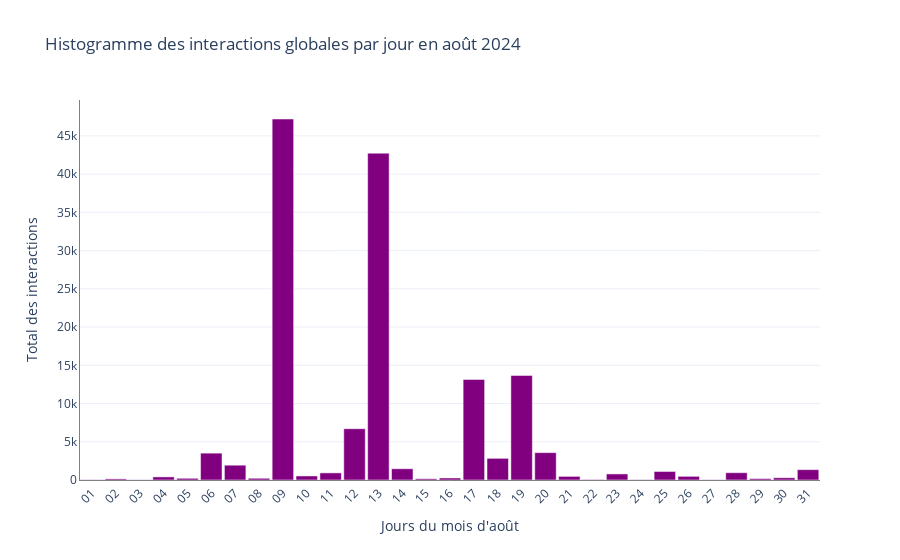

Notebook code for this chart:
### Markdown cell above
La structure est étonnante : en effet, alors que le nombre de tweets atteint les 2000 durant la deuxième semaine de novembre, contre 250 environ en août, les interactions sont beaucoup (et de loin) plus nombreuses en août que durant les autres mois de l'année. 

C'est pour cela que nous allons voir ce qui s'est passé en août pour essayer de comprendre ce qui a été aussi significatif. Pour ce faire, nous allons regarder le nombre total d'interactions par jour.

### Code cell
# Filtrer pour Août 2024
df_aout = df[(df['ConvertedDate'].dt.month == 8) & (df['ConvertedDate'].dt.year == 2024)].copy()

# Créer une colonne pour le total global des interactions 
df_aout['TotalInteractions'] = df_aout['Likes'] + df_aout['Repost'] + df_aout['Comments']

# Grouper par jour pour calculer les statistiques quotidiennes
daily_stats = df_aout.groupby(df_aout['ConvertedDate'].dt.date).agg(
    TotalLikes=('Likes', 'sum'),
    TotalViews=('Views', 'sum'),
    TotalRepost=('Repost', 'sum'),
    TotalComments=('Comments', 'sum'),
    Total=('TotalInteractions', 'sum'),
    NombreTweets=('ConvertedDate', 'size') 
).reset_index()

# Reconvertir la colonne ConvertedDate en datetime après le groupby
daily_stats['ConvertedDate'] = pd.to_datetime(daily_stats['ConvertedDate'])

# Création du graphique
fig = go.Figure()

# Ajout d'un histogramme pour le total des interactions
fig.add_trace(go.Bar(
    x=daily_stats['ConvertedDate'],
    y=daily_stats['Total'],
    marker_color='purple',
    name='Total Global des Interactions'
))

# on personnalise le graphique
fig.update_layout(
    title="Histogramme des interactions globales par jour en août 2024",
    xaxis=dict(
        title="Jours du mois d'août",
        tickvals=daily_stats['ConvertedDate'],
        ticktext=daily_stats['ConvertedDate'].dt.strftime('%d'),
        tickangle=-45,
        showline=True,           # Ajouter une ligne pour l'axe X
        linecolor="gray",       # Couleur grise pour l'axe
        linewidth=1            # Épaisseur 
    ),
    yaxis=dict(
        title="Total des interactions",
        showline=True,           # Ajouter une ligne pour l'axe Y
        linecolor="gray",       # Couleur grise pour l'axe
        linewidth=1            # Épaisseur
    ),
    bargap=0.1,
    template="plotly_white",
    plot_bgcolor="white",  # Fond blanc pour le graphique
    hovermode="x unified",
    legend=dict(
        title="Légende",
        x=0.01, y=0.99,
        bgcolor='rgba(255,255,255,0.7)',
        bordercolor='black',
        borderwidth=1
    )
)

# Afficher le graphique
fig.show()

### Figure 1 — Plotly figure (JSON) as saved in the notebook; plotly's stock layout.template omitted (floating-point values rounded to 4 significant figures)
{"data": [{"marker": {"color": "purple"}, "name": "Total Global des Interactions", "type": "bar", "x": ["2024-08-01T00:00:00", "2024-08-02T00:00:00", "2024-08-03T00:00:00", "2024-08-04T00:00:00", "2024-08-05T00:00:00", "2024-08-06T00:00:00", "2024-08-07T00:00:00", "2024-08-08T00:00:00", "2024-08-09T00:00:00", "2024-08-10T00:00:00", "2024-08-11T00:00:00", "2024-08-12T00:00:00", "2024-08-13T00:00:00", "2024-08-14T00:00:00", "2024-08-15T00:00:00", "2024-08-16T00:00:00", "2024-08-17T00:00:00", "2024-08-18T00:00:00", "2024-08-19T00:00:00", "2024-08-20T00:00:00", "2024-08-21T00:00:00", "2024-08-22T00:00:00", "2024-08-23T00:00:00", "2024-08-24T00:00:00", "2024-08-25T00:00:00", "2024-08-26T00:00:00", "2024-08-27T00:00:00", "2024-08-28T00:00:00", "2024-08-29T00:00:00", "2024-08-30T00:00:00", "2024-08-31T00:00:00"], "y": [26, 148, 19, 405, 223, 3513, 1937, 226, 47209, 529, 931, 6705, 42740, 1471, 160, 266, 13150, 2833, 13675, 3579, 473, 57, 792, 34, 1116, 479, 25, 953, 182, 294, 1353]}], "layout": {"bargap": 0.1, "hovermode": "x unified", "legend": {"bgcolor": "rgba(255,255,255,0.7)", "bordercolor": "black", "borderwidth": 1, "title": {"text": "Légende"}, "x": 0.01, "y": 0.99}, "plot_bgcolor": "white", "title": {"text": "Histogramme des interactions globales par jour en août 2024"}, "xaxis": {"linecolor": "gray", "linewidth": 1, "showline": true, "tickangle": -45, "ticktext": ["01", "02", "03", "04", "05", "06", "07", "08", "09", "10", "11", "12", "13", "14", "15", "16", "17", "18", "19", "20", "21", "22", "23", "24", "25", "26", "27", "28", "29", "30", "31"], "tickvals": ["2024-08-01T00:00:00", "2024-08-02T00:00:00", "2024-08-03T00:00:00", "2024-08-04T00:00:00", "2024-08-05T00:00:00", "2024-08-06T00:00:00", "2024-08-07T00:00:00", "2024-08-08T00:00:00", "2024-08-09T00:00:00", "2024-08-10T00:00:00", "2024-08-11T00:00:00", "2024-08-12T00:00:00", "2024-08-13T00:00:00", "2024-08-14T00:00:00", "2024-08-15T00:00:00", "2024-08-16T00:00:00", "2024-08-17T00:00:00", "2024-08-18T00:00:00", "2024-08-19T00:00:00", "2024-08-20T00:00:00", "2024-08-21T00:00:00", "2024-08-22T00:00:00", "2024-08-23T00:00:00", "2024-08-24T00:00:00", "2024-08-25T00:00:00", "2024-08-26T00:00:00", "2024-08-27T00:00:00", "2024-08-28T00:00:00", "2024-08-29T00:00:00", "2024-08-30T00:00:00", "2024-08-31T00:00:00"], "title": {"text": "Jours du mois d'août"}}, "yaxis": {"linecolor": "gray", "linewidth": 1, "showline": true, "title": {"text": "Total des interactions"}}}}
